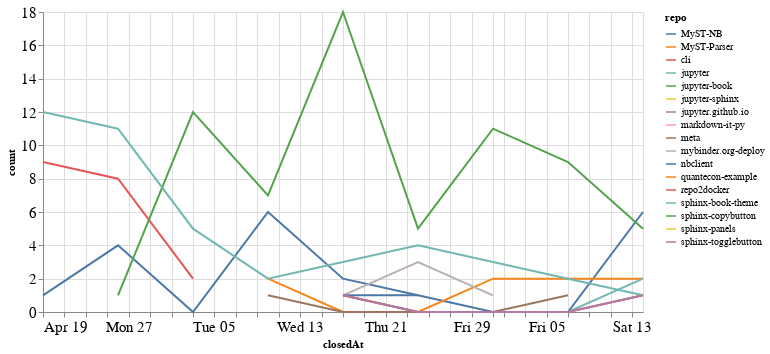

The cell this chart's notebook holds for it:
### Code cell
closed_by_time = closed_by.groupby('repo').resample('W', on='closedAt').count()['author'].reset_index()
closed_by_time = closed_by_time.rename(columns={'author': 'count'})

alt.Chart(closed_by_time, width=600).mark_line().encode(
    x='closedAt',
    y='count',
    color='repo',
    tooltip="repo"
)

### Figure 1 — Vega-Lite specification as saved in the notebook (floating-point values rounded to 4 significant figures)
{"config": {"axisLeft": {"labelFontSize": 15}, "axisBottom": {"labelFontSize": 15}}, "data": {"name": "data-d2d81fc694530b014dffee3d5972d278"}, "mark": "line", "encoding": {"color": {"type": "nominal", "field": "repo"}, "tooltip": {"type": "nominal", "field": "repo"}, "x": {"type": "temporal", "field": "closedAt"}, "y": {"type": "quantitative", "field": "count"}}, "width": 600, "$schema": "https://vega.github.io/schema/vega-lite/v4.8.1.json", "datasets": {"data-d2d81fc694530b014dffee3d5972d278": [{"repo": "MyST-NB", "closedAt": "2020-04-19T00:00:00", "count": 1}, {"repo": "MyST-NB", "closedAt": "2020-04-26T00:00:00", "count": 4}, {"repo": "MyST-NB", "closedAt": "2020-05-03T00:00:00", "count": 0}, {"repo": "MyST-NB", "closedAt": "2020-05-10T00:00:00", "count": 6}, {"repo": "MyST-NB", "closedAt": "2020-05-17T00:00:00", "count": 2}, {"repo": "MyST-NB", "closedAt": "2020-05-24T00:00:00", "count": 1}, {"repo": "MyST-NB", "closedAt": "2020-05-31T00:00:00", "count": 0}, {"repo": "MyST-NB", "closedAt": "2020-06-07T00:00:00", "count": 0}, {"repo": "MyST-NB", "closedAt": "2020-06-14T00:00:00", "count": 6}, {"repo": "MyST-Parser", "closedAt": "2020-05-10T00:00:00", "count": 2}, {"repo": "MyST-Parser", "closedAt": "2020-05-17T00:00:00", "count": 0}, {"repo": "MyST-Parser", "closedAt": "2020-05-24T00:00:00", "count": 0}, {"repo": "MyST-Parser", "closedAt": "2020-05-31T00:00:00", "count": 2}, {"repo": "MyST-Parser", "closedAt": "2020-06-07T00:00:00", "count": 2}, {"repo": "MyST-Parser", "closedAt": "2020-06-14T00:00:00", "count": 2}, {"repo": "cli", "closedAt": "2020-04-19T00:00:00", "count": 9}, {"repo": "cli", "closedAt": "2020-04-26T00:00:00", "count": 8}, {"repo": "cli", "closedAt": "2020-05-03T00:00:00", "count": 2}, {"repo": "jupyter", "closedAt": "2020-05-17T00:00:00", "count": 1}, {"repo": "jupyter", "closedAt": "2020-05-24T00:00:00", "count": 0}, {"repo": "jupyter", "closedAt": "2020-05-31T00:00:00", "count": 0}, {"repo": "jupyter", "closedAt": "2020-06-07T00:00:00", "count": 0}, {"repo": "jupyter", "closedAt": "2020-06-14T00:00:00", "count": 2}, {"repo": "jupyter-book", "closedAt": "2020-04-26T00:00:00", "count": 1}, {"repo": "jupyter-book", "closedAt": "2020-05-03T00:00:00", "count": 12}, {"repo": "jupyter-book", "closedAt": "2020-05-10T00:00:00", "count": 7}, {"repo": "jupyter-book", "closedAt": "2020-05-17T00:00:00", "count": 18}, {"repo": "jupyter-book", "closedAt": "2020-05-24T00:00:00", "count": 5}, {"repo": "jupyter-book", "closedAt": "2020-05-31T00:00:00", "count": 11}, {"repo": "jupyter-book", "closedAt": "2020-06-07T00:00:00", "count": 9}, {"repo": "jupyter-book", "closedAt": "2020-06-14T00:00:00", "count": 5}, {"repo": "jupyter-sphinx", "closedAt": "2020-05-03T00:00:00", "count": 1}, {"repo": "jupyter.github.io", "closedAt": "2020-05-17T00:00:00", "count": 3}, {"repo": "markdown-it-py", "closedAt": "2020-05-10T00:00:00", "count": 2}, {"repo": "meta", "closedAt": "2020-05-10T00:00:00", "count": 1}, {"repo": "meta", "closedAt": "2020-05-17T00:00:00", "count": 0}, {"repo": "meta", "closedAt": "2020-05-24T00:00:00", "count": 0}, {"repo": "meta", "closedAt": "2020-05-31T00:00:00", "count": 0}, {"repo": "meta", "closedAt": "2020-06-07T00:00:00", "count": 1}, {"repo": "mybinder.org-deploy", "closedAt": "2020-05-17T00:00:00", "count": 1}, {"repo": "mybinder.org-deploy", "closedAt": "2020-05-24T00:00:00", "count": 3}, {"repo": "mybinder.org-deploy", "closedAt": "2020-05-31T00:00:00", "count": 1}, {"repo": "nbclient", "closedAt": "2020-05-17T00:00:00", "count": 1}, {"repo": "nbclient", "closedAt": "2020-05-24T00:00:00", "count": 1}, {"repo": "quantecon-example", "closedAt": "2020-05-17T00:00:00", "count": 1}, {"repo": "repo2docker", "closedAt": "2020-05-17T00:00:00", "count": 1}, {"repo": "repo2docker", "closedAt": "2020-05-24T00:00:00", "count": 0}, {"repo": "repo2docker", "closedAt": "2020-05-31T00:00:00", "count": 0}, {"repo": "repo2docker", "closedAt": "2020-06-07T00:00:00", "count": 0}, {"repo": "repo2docker", "closedAt": "2020-06-14T00:00:00", "count": 1}, {"repo": "sphinx-book-theme", "closedAt": "2020-04-19T00:00:00", "count": 12}, {"repo": "sphinx-book-theme", "closedAt": "2020-04-26T00:00:00", "count": 11}, {"repo": "sphinx-book-theme", "closedAt": "2020-05-03T00:00:00", "count": 5}, {"repo": "sphinx-book-theme", "closedAt": "2020-05-10T00:00:00", "count": 2}, {"repo": "sphinx-book-theme", "closedAt": "2020-05-17T00:00:00", "count": 3}, {"repo": "sphinx-book-theme", "closedAt": "2020-05-24T00:00:00", "count": 4}, {"repo": "sphinx-book-theme", "closedAt": "2020-05-31T00:00:00", "count": 3}, {"repo": "sphinx-book-theme", "closedAt": "2020-06-07T00:00:00", "count": 2}, {"repo": "sphinx-book-theme", "closedAt": "2020-06-14T00:00:00", "count": 1}, {"repo": "sphinx-copybutton", "closedAt": "2020-04-26T00:00:00", "count": 5}, {"repo": "sphinx-panels", "closedAt": "2020-05-10T00:00:00", "count": 1}, {"repo": "sphinx-togglebutton", "closedAt": "2020-05-17T00:00:00", "count": 1}, {"repo": "sphinx-togglebutton", "closedAt": "2020-05-24T00:00:00", "count": 0}, {"repo": "sphinx-togglebutton", "closedAt": "2020-05-31T00:00:00", "count": 0}, {"repo": "sphinx-togglebutton", "closedAt": "2020-06-07T00:00:00", "count": 0}, {"repo": "sphinx-togglebutton", "closedAt": "2020-06-14T00:00:00", "count": 1}]}}
